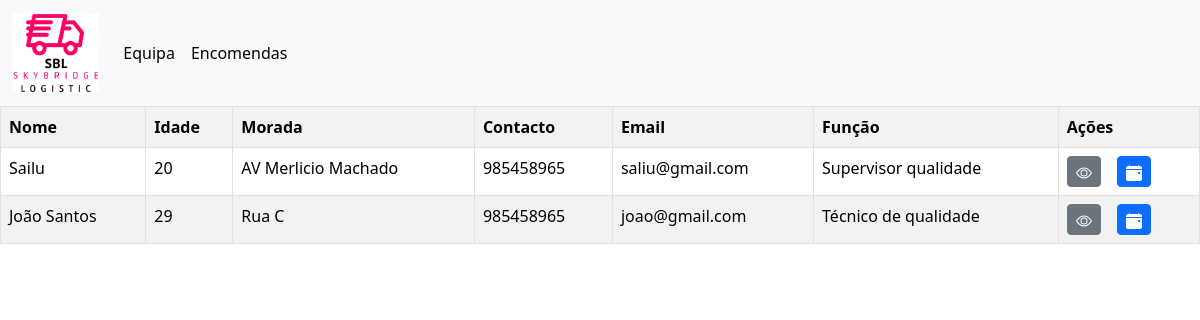
Screenshot of /php/qualidade/equipa/home_equipa.php with the database file from the repository.
### tables this page shows
CREATE TABLE `utilizadores` (
  `idUtilizadores` int NOT NULL AUTO_INCREMENT,
  `nome` varchar(50) NOT NULL,
  `idade` int NOT NULL,
  `morada` varchar(250) NOT NULL,
  `contacto` varchar(50) NOT NULL,
  `email` varchar(50) NOT NULL,
  `idFuncao` int DEFAULT NULL,
  `idLogin` int DEFAULT NULL,
  PRIMARY KEY (`idUtilizadores`),
  KEY `idFuncao` (`idFuncao`),
  KEY `idLogin` (`idLogin`),
  CONSTRAINT `utilizadores_ibfk_1` FOREIGN KEY (`idFuncao`) REFERENCES `funcao` (`idFuncao`),
  CONSTRAINT `utilizadores_ibfk_2` FOREIGN KEY (`idLogin`) REFERENCES `login` (`idLogin`)
);

CREATE TABLE `funcao` (
  `idFuncao` int NOT NULL AUTO_INCREMENT,
  `nomeFuncao` varchar(50) NOT NULL,
  PRIMARY KEY (`idFuncao`)
);

### php/ligaBD.php (called while the page is built, shortened)
<?php
function liga()
{
    $servername = 'localhost';
    $user = 'root';
    $pass = 'admin';
    $bd = 'projeto_programacao';
    $liga = mysqli_connect($servername, $user, $pass, $bd);
    if ($liga) {
        return $liga;
    } else {
        echo "<script>alert('Erro ao tentar ligar à base de dados!')</script>";
        return null;
    }
}
function mostraDados($query)
{
    $liga = liga();
    return $resultado = mysqli_query($liga, $query);
}

### php/qualidade/equipa/home_equipa.php (the view, shortened to what this page needs)
<!DOCTYPE html>
<html lang="pt-br">
<head>
    <link href="https://cdn.jsdelivr.net/npm/bootstrap@5.3.2/dist/css/bootstrap.min.css" rel="stylesheet"
>
</head>
<body>
    <?php include "cabecalho_equipa.php"?>
    <div class=" table-resposive">
        <table class=" table table-striped table-hover table-bordered">
            <tr>
                <Th>Nome</Th>
                <Th>Idade</Th>
                <Th>Morada</Th>
                <Th>Contacto</Th>
                <Th>Email</Th>
                <Th>Função</Th>
                <Th>Ações</Th>
            </tr>
            <?php
            include '../../ligaBD.php';
            $query = "SELECT utilizadores.*, funcao.nomeFuncao, login.nomeUtilizador, login.pass FROM  utilizadores
                        JOIN
                            funcao ON utilizadores.idFuncao = funcao.idFuncao
                        JOIN
                            login ON utilizadores.idLogin = login.idLogin
                        WHERE
                            utilizadores.idFuncao IN (1, 2);";
            $sql_query = mostraDados($query) or die("Falha na execução do código SQL");
            while ($rows = mysqli_fetch_assoc($sql_query)) {
                echo "<tr><td>" . $rows['nome'] . "</td>";
                echo "<td>" . $rows['idade'] . "</td>";
                echo "<td>" . $rows['morada'] . "</td>";
                echo "<td>" . $rows['contacto'] . "</td>";
                echo "<td>" . $rows['email'] . "</td>";
                echo "<td>" . $rows['nomeFuncao'] . "</td>";
                echo"<td>
                <a class=' btn btn-secondary btn-sm' href='visualiza_funcionario.php?idEncomenda=" . $rows['idUtilizadores'] . " '>
                    <svg xmlns='http://www.w3.org/2000/svg' width='16' height='16' fill='currentColor' class='bi bi-eye' viewBox='0 0 16 16'>
                    <path d='M16 8s-3-5.5-8-5.5S0 8 0 8s3 5.5 8 5.5S16 8 16 8M1.173 8a13.133 13.133 0 0 1 1.66-2.043C4.12 4.668 5.88 3.5 8 3.5c2.12 0 3.879 1.168 5.168 2.457A13.133 13.133 0 0 1 14.828 8c-.058.087-.122.183-.195.288-.335.48-.83 1.12-1.465 1.755C11.879 11.332 10.119 12.5 8 12.5c-2.12 0-3.879-1.168-5.168-2.457A13.134 13.134 0 0 1 1.172 8z'/>
                    <path d='M8 5.5a2.5 2.5 0 1 0 0 5 2.5 2.5 0 0 0 0-5M4.5 8a3.5 3.5 0 1 1 7 0 3.5 3.5 0 0 1-7 0'/>
                    </svg>
                </a>
                 &nbsp;&nbsp;
                 <a class=' btn btn-primary btn-sm' href='escala_utilizador.php?idEncomenda=" . $rows['idUtilizadores'] . " '>
                 <svg xmlns='http://www.w3.org/2000/svg' width='16' height='16' fill='currentColor' class='bi bi-calendar-event-fill' viewBox='0 0 16 16'>
                    <path d='M4 .5a.5.5 0 0 0-1 0V1H2a2 2 0 0 0-2 2v1h16V3a2 2 0 0 0-2-2h-1V.5a.5.5 0 0 0-1 0V1H4zM16 14V5H0v9a2 2 0 0 0 2 2h12a2 2 0 0 0 2-2m-3.5-7h1a.5.5 0 0 1 .5.5v1a.5.5 0 0 1-.5.5h-1a.5.5 0 0 1-.5-.5v-1a.5.5 0 0 1 .5-.5'/>
                </svg>
                </a>
                </td>
               </tr>";
            }
        ?>
        </table>
    </div>
</body>
</html>

### rows the page displays
utilizadores: nome "Sailu", idade "20", morada "AV Merlicio Machado", contacto "985458965", email "saliu@gmail.com", idFuncao.nomeFuncao "Supervisor qualidade"
utilizadores: nome "João Santos", idade "29", morada "Rua C", contacto "985458965", email "joao@gmail.com", idFuncao.nomeFuncao "Técnico de qualidade"
